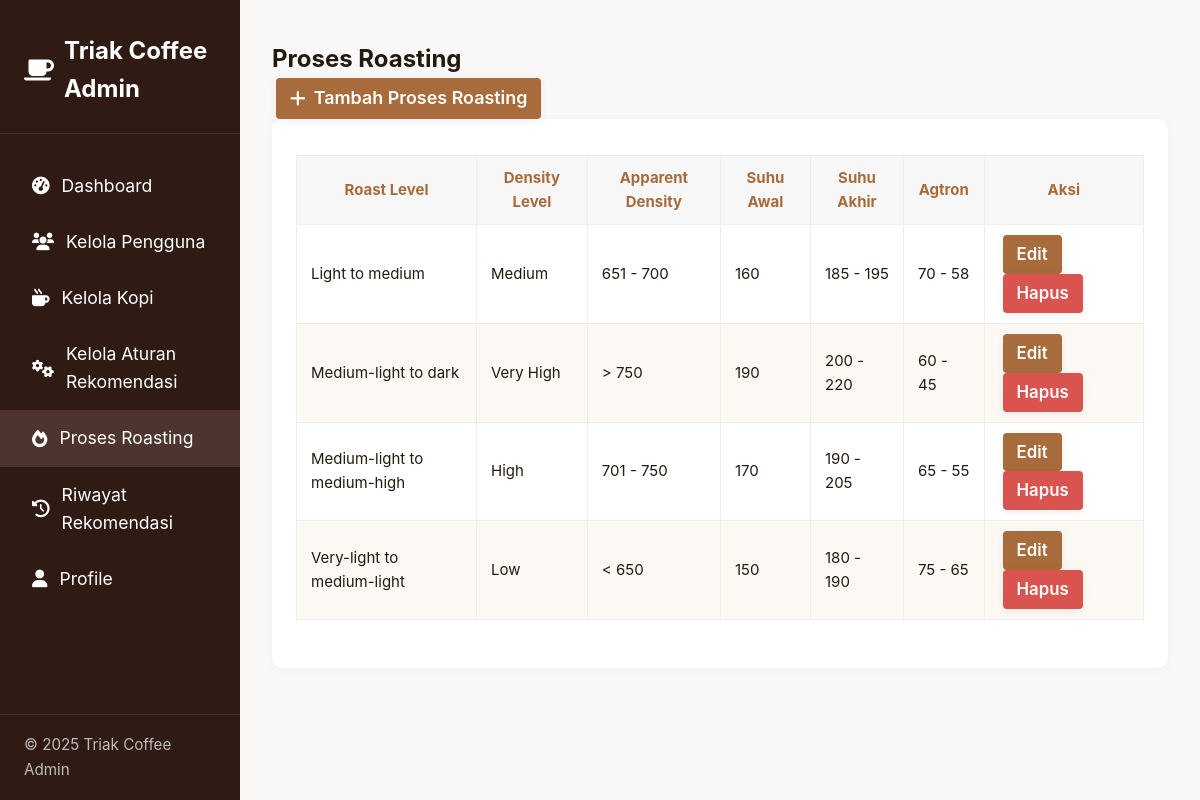
The page /admin/proses_roasting_crud.php (signed in) on the database its author committed.
### tables this page shows
CREATE TABLE `proses_roasting` (
  `id` int(11) NOT NULL,
  `density_level` varchar(20) DEFAULT NULL,
  `apparent_density` varchar(30) DEFAULT NULL,
  `initial_temp` int(11) DEFAULT NULL,
  `final_temp` varchar(20) DEFAULT NULL,
  `agtron` varchar(20) DEFAULT NULL,
  `roast_level` varchar(50) DEFAULT NULL
);

### config/database.php (called while the page is built, shortened)
<?php
class Database {
    private $host = DB_HOST;
    private $user = DB_USER;
    private $pass = DB_PASS;
    private $dbname = DB_NAME;
    private $dbh;
    private $stmt;
    public function __construct() {
        $dsn = 'mysql:host=' . $this->host . ';dbname=' . $this->dbname . ';charset=utf8mb4';
        $options = [
            PDO::ATTR_PERSISTENT => true,
            PDO::ATTR_ERRMODE => PDO::ERRMODE_EXCEPTION
        ];
        try {
            $this->dbh = new PDO($dsn, $this->user, $this->pass, $options);
        } catch (PDOException $e) {
            $this->error = $e->getMessage();
            trigger_error($this->error, E_USER_ERROR);
        }
    }
    public function query($query) {
        $this->stmt = $this->dbh->prepare($query);
    }
    public function bind($param, $value, $type = null) {
        if (is_null($type)) {
            switch (true) {
                default:
                    $type = PDO::PARAM_STR;
            }
        }
        $this->stmt->bindValue($param, $value, $type);
    }
    public function execute() {
        return $this->stmt->execute();
    }
    public function resultset() {
        $this->execute();
        return $this->stmt->fetchAll(PDO::FETCH_OBJ);
    }
}
?>

### config/init.php (called while the page is built, shortened)
<?php
require_once 'database.php';
$db = new Database();
?>

### admin/proses_roasting_crud.php (the view, shortened to what this page needs)
<?php
require_once '../config/init.php';
$action = $_GET['action'] ?? '';
$edit_data = null;
$db->query("SELECT * FROM proses_roasting ORDER BY roast_level");
$all = $db->resultset();
?>
<!DOCTYPE html>
<html lang="id">
<head>
    <link rel="stylesheet" href="/project/css/style.css">
    <link rel="stylesheet" href="https://cdnjs.cloudflare.com/ajax/libs/font-awesome/6.0.0/css/all.min.css">
</head>
<body>
<div class="admin-layout">
    <?php include '../includes/admin_sidebar.php'; ?>
    <div class="admin-content">
        <h2> Proses Roasting</h2>
        <a href="proses_roasting_crud.php?action=add" class="btn btn-brown"><i class="fas fa-plus"></i> Tambah Proses Roasting</a>
        <div class="history-card">
            <table class="history-table">
            <thead>
                <tr>
                    <th>Roast Level</th>
                    <th>Density Level</th>
                    <th>Apparent Density</th>
                    <th>Suhu Awal</th>
                    <th>Suhu Akhir</th>
                    <th>Agtron</th>
                <th>Aksi</th>
                </tr>
            </thead>
            <tbody>
            <?php foreach ($all as $row): ?>
            <?php if ($action === 'edit' && $edit_data && $row->roast_level === $edit_data->roast_level): ?>
            <tr>
                <form method="post">
                    <td><input type="text" name="roast_level" value="<?= htmlspecialchars($edit_data->roast_level) ?>" readonly style="width:120px"></td>
                    <td><input type="text" name="density_level" value="<?= htmlspecialchars($edit_data->density_level) ?>" style="width:100px"></td>
                    <td><input type="text" name="apparent_density" value="<?= htmlspecialchars($edit_data->apparent_density) ?>" style="width:110px"></td>
                <td><input type="text" name="initial_temp" value="<?= htmlspecialchars($edit_data->initial_temp) ?>" style="width:70px"></td>
                <td><input type="text" name="final_temp" value="<?= htmlspecialchars($edit_data->final_temp) ?>" style="width:90px"></td>
                <td><input type="text" name="agtron" value="<?= htmlspecialchars($edit_data->agtron) ?>" style="width:80px"></td>
                <td>
                            <button type="submit" class="btn btn-brown">Simpan</button>
                    <a href="proses_roasting_crud.php" class="btn btn-secondary">Batal</a>
                    </td>
                </form>
            </tr>
            <?php else: ?>
            <tr>
                <td><?= htmlspecialchars($row->roast_level) ?></td>
                <td><?= htmlspecialchars($row->density_level) ?></td>
                <td><?= htmlspecialchars($row->apparent_density) ?></td>
            <td><?= htmlspecialchars($row->initial_temp) ?></td>
            <td><?= htmlspecialchars($row->final_temp) ?></td>
            <td><?= htmlspecialchars($row->agtron) ?></td>
            <td>
                        <a href="?action=edit&id=<?= urlencode($row->roast_level) ?>" class="btn btn-brown btn-sm">Edit</a>
                        <a href="?action=delete&id=<?= urlencode($row->roast_level) ?>" class="btn btn-danger btn-sm" onclick="return confirm('Hapus data ini?')">Hapus</a>
                </td>
            </tr>
            <?php endif; ?>
            <?php endforeach; ?>
            </tbody>
        </table>
        </div>
    </div>
</div>
</body>
</html>

### css/style.css (style rules this page uses)
* { margin: 0; padding: 0; box-sizing: border-box; }
:root { --primary-brown: #8B4513; --dark-brown: #654321; --light-brown: #D2B48C; --cream: #F5F5DC; --coffee-black: #2F1B14; --accent-orange: #CD853F; --gold: #DAA520; --white: #FFFFFF; --light-gray: #F8F9FA; --gray: #6C757D; --success: #28A745; --warning: #FFC107; --error: #DC3545; --font-family: 'Inter', -apple-system, BlinkMacSystemFont, sans-serif; --font-size-sm: 0.875rem; --font-size-base: 1rem; --font-size-lg: 1.125rem; --font-size-xl: 1.25rem; --font-size-2xl: 1.5rem; --font-size-3xl: 2rem; --spacing-xs: 0.5rem; --spacing-sm: 1rem; --spacing-md: 1.5rem; --spacing-lg: 2rem; --spacing-xl: 3rem; --shadow-sm: 0 1px 3px rgba(0, 0, 0, 0.1); --shadow-md: 0 4px 12px rgba(0, 0, 0, 0.15); --shadow-lg: 0 8px 25px rgba(0, 0, 0, 0.2); --radius-sm: 4px; --radius-md: 8px; --radius-lg: 12px; --radius-xl: 16px; }
body { font-family: var(--font-family); line-height: 1.6; color: var(--coffee-black); background-color: var(--light-gray); }
.btn { display: inline-flex; align-items: center; gap: var(--spacing-xs); padding: var(--spacing-sm) var(--spacing-lg); border: none; border-radius: var(--radius-md); font-weight: 600; text-decoration: none; cursor: pointer; transition: all 0.3s ease; font-size: var(--font-size-base); text-align: center; }
.btn-danger { background-color: var(--error); color: var(--white); }
.history-card { background: #fff; border-radius: 10px; padding: 24px; margin-bottom: 24px; box-shadow: 0 2px 8px rgba(0,0,0,0.04); }
.history-table { width: 100%; border-collapse: collapse; margin-top: 12px; font-size: 15px; }
.history-table th, .history-table td { border: 1px solid #eee; padding: 10px 14px; text-align: left; }
.history-table th { background: #f7f7f7; font-weight: bold; color: #a86b2d; }
.history-table tr:nth-child(even) { background: #faf6f2; }
.history-table { width: 100%; border-collapse: collapse; margin-bottom: 24px; background: #fff; table-layout: auto; }
.history-table th, .history-table td { border: 1px solid #eee; padding: 10px 14px; }
.history-table th { background: #f7f7f7; color: #a86b3c; text-align: center; vertical-align: middle; font-weight: bold; }
.history-table tr:nth-child(even) { background: #fcf8f4; }
.btn-brown { background: #a86b3c; color: #fff; border: none; border-radius: 6px; padding: 7px 16px; font-weight: 600; cursor: pointer; font-size: 0.98em; transition: background 0.2s; margin-bottom: 2px; display: inline-block; }
.btn-sm { font-size: 0.95em; padding: 5px 12px; }
.btn-pill, .btn-brown, .btn-danger { font-size: 1.12em; padding: 14px 36px; border: none; border-radius: 999px; font-weight: 600; font-family: 'Poppins', 'Inter', Arial, sans-serif; margin: 0 4px; cursor: pointer; box-shadow: 0 2px 8px #0001; transition: background 0.2s, transform 0.15s, box-shadow 0.2s; display: inline-flex; align-items: center; gap: 8px; }
.btn-pill.btn-danger, .btn-danger { background: #d9534f; color: #fff; }

### admin/proses_roasting_crud.php (style rules this page uses)
body { margin: 0; font-family: 'Inter', Arial, sans-serif; background: #faf8f6; color: #23190f; }
.admin-layout { display: flex; min-height: 100vh; }
.admin-content { margin-left: 240px; padding: 40px 32px 32px 32px; width: 100%; min-height: 100vh; box-sizing: border-box; }
.btn { padding: 6px 14px; border: none; border-radius: 4px; cursor: pointer; }

### rows shown on the page
proses_roasting: roast_level "Light to medium", density_level "Medium", apparent_density "651 - 700", initial_temp "160", final_temp "185 - 195", agtron "70 - 58"
proses_roasting: roast_level "Medium-light to dark", density_level "Very High", apparent_density "> 750", initial_temp "190", final_temp "200 - 220", agtron "60 - 45"
proses_roasting: roast_level "Medium-light to medium-high", density_level "High", apparent_density "701 - 750", initial_temp "170", final_temp "190 - 205", agtron "65 - 55"
proses_roasting: roast_level "Very-light to medium-light", density_level "Low", apparent_density "< 650", initial_temp "150", final_temp "180 - 190", agtron "75 - 65"
